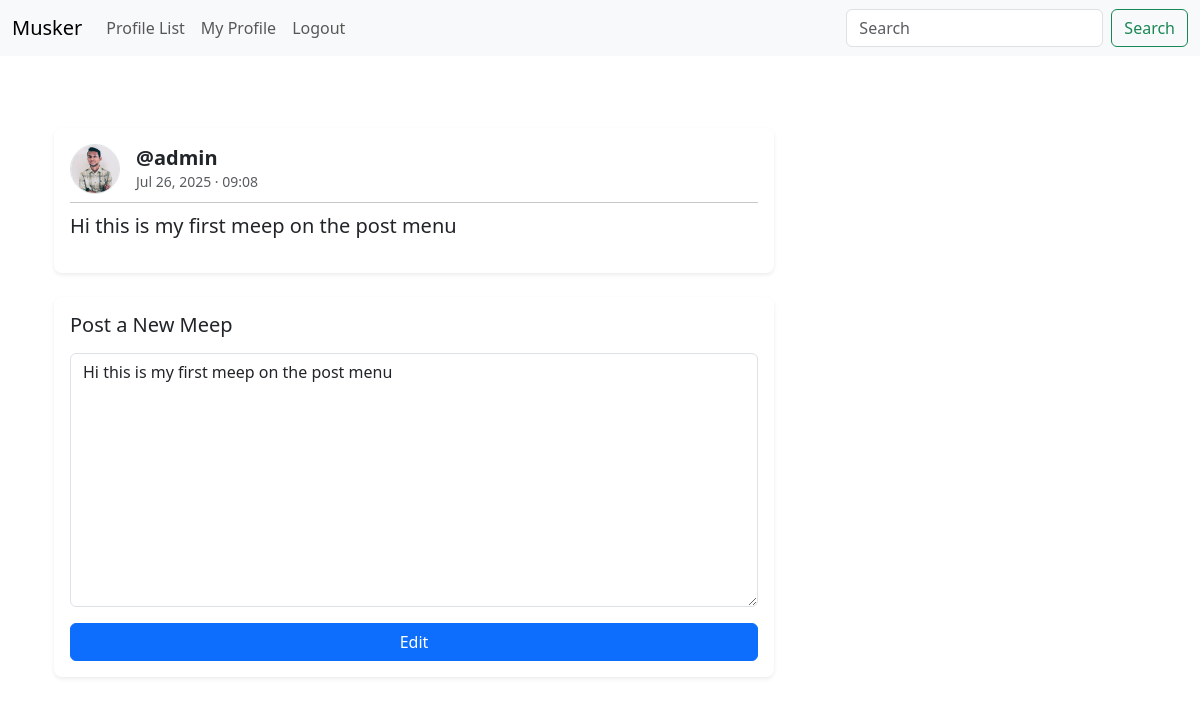
Screenshot of /edit_meep/5 (signed in) with the database file from the repository.
### musk/models.py (models this page shows, shortened)
class Meep(models.Model):
    user = models.ForeignKey(
        User,related_name="meeps",
        on_delete = models.DO_NOTHING
    )
    body = models.CharField(max_length = 1000)
    created_at = models.DateTimeField(auto_now_add=True)
    likes = models.ManyToManyField(User,related_name='meep_like',blank=True)

class Profile(models.Model):
    user = models.OneToOneField(User, on_delete=models.CASCADE)
    follows = models.ManyToManyField(
        "self",
        related_name="followed_by",
        symmetrical=False,
        blank=True
    )
    date_modified = models.DateTimeField(User, auto_now=True)
    profile_image = models.ImageField(null=True,blank=True,upload_to="images/")
    profile_bio = models.CharField(max_length=500,null=True,blank=True)
    homepage_link = models.CharField(max_length=500,null=True,blank=True)
    instagram_link = models.CharField(max_length=500,null=True,blank=True)
    twitter_link = models.CharField(max_length=500,null=True,blank=True)

### musk/views.py (the view)
# urls.py: path('edit_meep/<int:pk>', views.edit_meep, name = "edit_meep")
def edit_meep(request,pk):
    if request.user.is_authenticated:
        meep = get_object_or_404(Meep,id = pk)
        if request.user.username == meep.user.username:
            form = MeepForm(request.POST or None,instance = meep)
            if request.method == "POST":
                if form.is_valid():
                    meep = form.save(commit=False)
                    meep.user = request.user
                    meep.save()
                    messages.success(request,("Your meep has been Updated"))
                    return redirect('home')
            else:
                return render(request,"edit_meep.html",{'form' : form,'meep' : meep})
        else:
            messages.success(request,"That meep you want to update does not owned by you")
            return redirect(request.META.get("HTTP_REFERER"))
    else:
        messages.success(request,"Login in the account")
        return redirect('home')

### musk/forms.py
class MeepForm(forms.ModelForm):
    body = forms.CharField(
        required=True,
        widget=forms.Textarea(attrs={
            "placeholder": "Enter your meep",
            "class": "form-control"
        }),
        label=""
    )
    class Meta:
        model = Meep
        exclude = ("user", "likes")

### templates/edit_meep.html (shortened to what this page needs)
{% extends 'base.html' %}
{% load static %}
{% block content %}
<div class="container mt-5">
    <div class="row g-4">
        <div class="col-lg-8">
            <div class="card mb-4 border-0 shadow-sm rounded-3">
                <div class="card-body">
                    <div class="d-flex justify-content-between align-items-center mb-2">
                        <div class="d-flex align-items-center">
                            {% if meep.user.profile.profile_image %}
                                <img src="{{ meep.user.profile.profile_image.url }}"
                                     alt="avatar"
                                     class="rounded-circle me-3 border"
                                     width="50" height="50">
                            {% else %}
                                <img src="{% static 'default-avatar.png' %}"
                                     alt="avatar"
                                     class="rounded-circle me-3 border"
                                     width="50" height="50">
                            {% endif %}
                            <div>
                                <a href="{% url 'profile' meep.user.id %}"
                                   class="fw-bold text-decoration-none text-dark h5 mb-0">
                                    @{{ meep.user.username }}
                                </a>
                                <div class="text-muted small">
                                    {{ meep.created_at|date:"M d, Y · H:i" }}
                                </div>
                            </div>
                        </div>
                    </div>
                    <hr class="my-2">
                    <p class="fs-5 mb-3">{{ meep.body }}</p>
                </div>
            </div>
            {% if form %}
            <div class="card shadow-sm border-0 rounded-3">
                <div class="card-body">
                    <h5 class="card-title mb-3">Post a New Meep</h5>
                    <form method="POST">
                        {{ form.as_p }}
                        <div class="d-grid">
                            <button type="submit" class="btn btn-primary">Edit</button>
                        </div>
                    </form>
                </div>
            </div>
            {% endif %}
        </div>
    </div>
</div>
{% endblock %}

### rows the page displays
Meep: user.profile.profile_image (picture), user.username "admin", created_at "Jul 26, 2025 · 09:08", body "Hi this is my first meep on the post menu"
